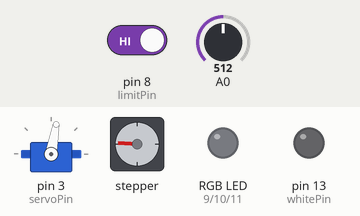
Simulated run of this sketch. Board: Arduino Uno, built with avr-gcc and run on an emulated ATmega328P. On the bench: servo, stepper motor, an RGB LED mixed from three pins (HIGH = lit), output pins drawn as LEDs (lit = HIGH). Dashed ring = blinking. The test bench sets the inputs (shaded band); at power-on: pin 8 (limitPin) HIGH, A0 = 512. Stepper angles assume 2048 steps per turn.

Above: at 1.2 s.
1.3 s: pin 8 (limitPin) driven LOW
4.3 s: pin 8 (limitPin) driven HIGH
At 4.66 s:
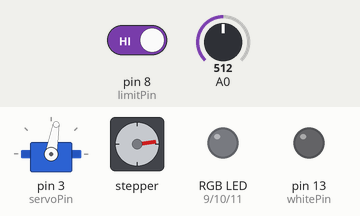
7.3 s: pin 8 (limitPin) driven LOW
At 7.77 s:
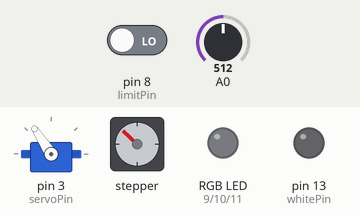
10.3 s: A0 set to 18
13.3 s: A0 set to 14
At 14.62 s:
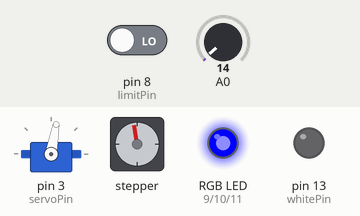
16.3 s: A0 set to 122
At 17.96 s:
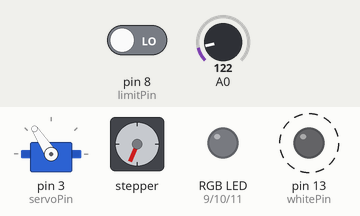
Timing chart, 0 to 23.3 s (numbered marks = the images above; inputs shaded):
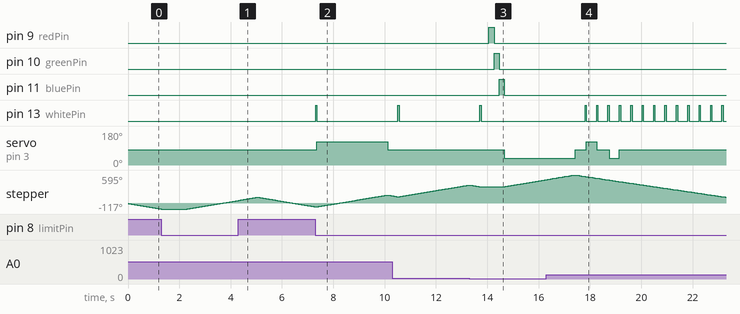

The sketch:

m_m_sorter.ino
```cpp
/////INITIALIZE///////////////////////////////////////////////////////////////////////////////////////////////////
  int redPin = 9;
  int greenPin = 10;
  int bluePin = 11;
  int whitePin = 13;
  int limitPin = 8;
  int servoPin = 3;

  int Color1[] = {0,0,0,0};
  int Color2[] = {0,0,0,0};
  int Color3[] = {0,0,0,0};
  int Color4[] = {0,0,0,0};
  int Color5[] = {0,0,0,0};
  int Color6[] = {0,0,0,0};

  int TestColor[] = {0,0,0,6};
  int VoidTally = 0;
  boolean SetUp = false;

#include <Stepper.h>
Stepper myStepper = Stepper(2048,2,6,4,7);

#include <Servo.h>
Servo myServo;


/////SETUP////////////////////////////////////////////////////////////////////////////////////////////////////////
void setup() {
  // set LEDs to output and limit switch to input w/ pullup resistor
  pinMode(redPin, OUTPUT);
  pinMode(greenPin, OUTPUT);
  pinMode(bluePin, OUTPUT);
  pinMode(whitePin, OUTPUT);
  pinMode(limitPin, INPUT_PULLUP);

  //Stepper motor, Servo motor, and serial port
  myStepper.setSpeed(15);
  myServo.attach(servoPin);
  myServo.write(80);
  Serial.begin(9600);
}

/////MAIN/////////////////////////////////////////////////////////////////////////////////////////////////////////
void loop() {

 // startup routine for first 6 m&ms
  if(SetUp == false){
    CollectReferences(Color1,Color2,Color3,Color4,Color5,Color6);
    SetUp = true;
  }

  // collect value for color being tested
  CollectColor(5, TestColor);

  // math to determine closest one
  int match = FindMatch(TestColor,Color1,Color2,Color3,Color4,Color5,Color6);

  // sorts based on result
  Sort(match);

  // ends sequence and prints stats if there have been 10 empty rounds in a row
  VoidTally = EndScript(match, VoidTally,TestColor,Color1,Color2,Color3,Color4,Color5,Color6);

}

/////FUNCTIONS////////////////////////////////////////////////////////////////////////////////////////////////////

void CollectReferences(int Color1[],int Color2[],int Color3[],int Color4[],int Color5[],int Color6[]){

  //stepper move to start position
  MovetoLimit();
  delay(1000);

  //loads and stores data stepping through colors... trust me
  myStepper.step(1400); //LOAD 1
  MovetoLimit();
  CollectColor(10,Color1);

  SetupSort(1); //SORT 1, LOAD 2
  CollectColor(10,Color2);

  SetupSort(2); //SORT 2, LOAD 3
  CollectColor(10,Color3);

  SetupSort(3); //SORT 3, LOAD 4
  CollectColor(10,Color4);

  SetupSort(4); //SORT 4, LOAD 5
  CollectColor(10,Color5);

  SetupSort(5); //SORT 5, LOAD 6
  CollectColor(10,Color6);

  SetupSort(6); //SORT 6
}


void SetupSort(int ID){
  // sorting function for first 6 m&ms
  int m = 80;
  int h = 43;
  switch(ID){
    case 1: myServo.write(m+h); myStepper.step(1400); myServo.write(m); MovetoLimit();
    break;
    case 2: myStepper.step(1400); MovetoLimit();
    break;
    case 3: myServo.write(m-h); myStepper.step(1400); myServo.write(m); MovetoLimit();
    break;
    case 4: myServo.write(m+h); MovetoLimit(); myServo.write(m);
    break;
    case 5: MovetoLimit();
    break;
    case 6: myServo.write(m-h); MovetoLimit(); myServo.write(m);
    break;
  }
}

void Sort(int ID){
  // Sorting function controls dispensing sequence
  int m = 80;
  int h = 43;
  switch(ID){
    case 0: MovetoLimit();
    break;
    case 1: myServo.write(m+h); myStepper.step(1050); myServo.write(m); MovetoLimit();
    break;
    case 2: myStepper.step(1050); MovetoLimit();
    break;
    case 3: myServo.write(m-h); myStepper.step(1050); myServo.write(m); MovetoLimit();
    break;
    case 4: myServo.write(m+h); MovetoLimit(); myServo.write(m);
    break;
    case 5: MovetoLimit();
    break;
    case 6: myServo.write(m-h); MovetoLimit(); myServo.write(m);
    break;
  }
}


void MovetoLimit(){
  // moves clockwise until limit switch is hit
  // i provides failsafe for jamming
  int i = 0;
  myStepper.step(-200);
  while(digitalRead(limitPin) == HIGH){
    myStepper.step(-10);
    if(i>200){
      myStepper.step(300);
      i = 0;
    }
    i++;
  }
}


void setLED(int redValue, int greenValue, int blueValue){
  // function writes three PWM values to RGB LED
  analogWrite(redPin, redValue);
  analogWrite(greenPin, greenValue);
  analogWrite(bluePin, blueValue);
}


void CollectColor(int samples, int ColorArray[]){

  //if the chamber is empty, return zeros
  digitalWrite(whitePin, HIGH);
  delay(50);
  int check = analogRead(A0);
  digitalWrite(whitePin, LOW);

  if(check>15){
    ColorArray[0] = 0;
    ColorArray[1] = 0;
    ColorArray[2] = 0;
    return;
  }
  delay(300);

  //collects photoresistor value from red, green, then blue light and stores average values in array
  setLED(255,0,0);
  int sum = 0;
  delay(200);
  for(int i=0;i<samples;i++){
    int red = analogRead(A0);
    sum = sum + red;
  }
  ColorArray[0] = sum/samples;

  setLED(0,255,0);
  sum = 0;
  delay(200);
  for(int i=0;i<samples;i++){
    int red = analogRead(A0);
    sum = sum + red;
  }
  ColorArray[1] = sum/samples;

  setLED(0,0,255);
  sum = 0;
  delay(200);
  for(int i=0;i<samples;i++){
    int red = analogRead(A0);
    sum = sum + red;
  }
  ColorArray[2] = sum/samples;

  // turn LED off and update overall m&m counter
  setLED(0,0,0);
  ColorArray[3]++; //THIS UPDATES COLOR ARRAY COUNTERS ONLY IN THE SETUP FUNCTION
                   //DURING THE MAIN LOOP THIS ONLY UPDATES OVERALL COUNTER

//  Serial.print(int(ColorArray[0]));
//  Serial.print("   ");
//  Serial.print(int(ColorArray[1]));
//  Serial.print("   ");
//  Serial.println(int(ColorArray[2]));
}


int FindMatch(int TestColor[],int Color1[],int Color2[],int Color3[],int Color4[],int Color5[],int Color6[]){
  // finds array of values closest to TestColor by difference of squares
  // also calls UpdateReference() to update the reference values, once match has been identified

  int match = 0;

  // if compartment is empty return 0
  if(TestColor[0] == 0){
    return match;
  }

  long sums[] = {0,0,0,0,0,0,0};
  for(int i=0;i<3;i++){
    sums[1] = sums[1] + pow(TestColor[i]-Color1[i],2);
    sums[2] = sums[2] + pow(TestColor[i]-Color2[i],2);
    sums[3] = sums[3] + pow(TestColor[i]-Color3[i],2);
    sums[4] = sums[4] + pow(TestColor[i]-Color4[i],2);
    sums[5] = sums[5] + pow(TestColor[i]-Color5[i],2);
    sums[6] = sums[6] + pow(TestColor[i]-Color6[i],2);
  }

  long closest = min(sums[1],min(sums[2],min(sums[3],min(sums[4],min(sums[5],sums[6])))));

  if(closest==sums[1]){ match = 1;
  UpdateReference(TestColor, Color1);
  }
  else if(closest==sums[2]){ match = 2;
  UpdateReference(TestColor, Color2);
  }
  else if(closest==sums[3]){ match = 3;
  UpdateReference(TestColor, Color3);
  }
  else if(closest==sums[4]){ match = 4;
  UpdateReference(TestColor, Color4);
  }
  else if(closest==sums[5]){ match = 5;
  UpdateReference(TestColor, Color5);
  }
  else { match = 6;
  UpdateReference(TestColor, Color6);
  }
  return match;
}


void UpdateReference(int TestArray[], int ColorArray[]){
  //updates the color reference array with newly associated values
  for(int i=0;i<3;i++){
    ColorArray[i] = ColorArray[i] + ((TestArray[i]-ColorArray[i])/(ColorArray[3]+1));
  }
  //incriments the color array counter (how many of this color have been sorted)
  ColorArray[3]++;
}


int EndScript(int match,int VoidTally,int TestColor[],int Color1[],int Color2[],int Color3[],int Color4[],int Color5[],int Color6[]){
  if(match == 0){ VoidTally++;
  }
  else{ VoidTally = 0;
  }

  if(VoidTally >= 10){
    Serial.println("Sorting Complete!");
    Serial.print("Total: ");
    Serial.println(TestColor[3]);
    Serial.print("Red: ");
    Serial.println(Color1[3]);
    Serial.print("Orange: ");
    Serial.println(Color2[3]);
    Serial.print("Yellow: ");
    Serial.println(Color3[3]);
    Serial.print("Green: ");
    Serial.println(Color4[3]);
    Serial.print("Blue: ");
    Serial.println(Color5[3]);
    Serial.print("Brown: ");
    Serial.println(Color6[3]);

    // ends program
    delay(1000);
    exit(0);
  }
  return VoidTally;
}
```

Measured:
- the behaviour switches between 16 and 15 on A0 (found by bisection; images 2 and 3)
- after the input at 4.3 s, pin 13 (whitePin): stays LOW (without the input it goes to HIGH after 1.2 s); servo on pin 3 (servoPin): stays 80° (without the input it goes to 123° after 1.2 s)
- after the input at 7.3 s, pin 13 (whitePin): LOW → HIGH at once, → LOW 0.05 s later; servo on pin 3 (servoPin): 80° → 123° after 0.06 s, → 80° 2.8 s later
- after the input at 13.3 s, pin 9 (redPin): LOW → HIGH after 0.76 s, → LOW 0.20 s later; pin 10 (greenPin): LOW → HIGH after 0.96 s, → LOW 0.20 s later; pin 11 (bluePin): LOW → HIGH after 1.2 s, → LOW 0.20 s later; servo on pin 3 (servoPin): 80° → 37° after 1.4 s instead of 0.46 s
- after the input at 16.3 s, pin 9 (redPin), pin 10 (greenPin), pin 11 (bluePin): stops changing and stays LOW; pin 13 (whitePin): alternates HIGH for 0.05 s and LOW for 0.39 s, starting after 2.0 s
